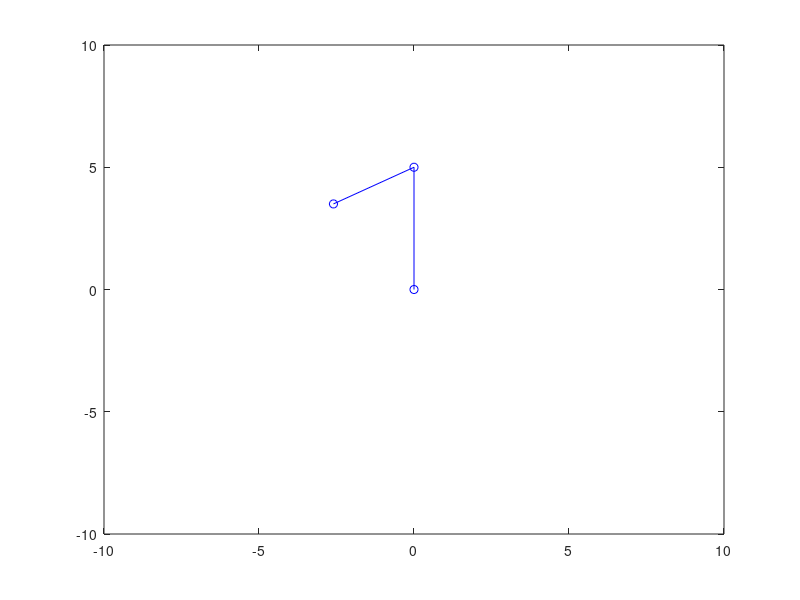

The MATLAB script that drew this image:

getR = @(th) [ cosd(th) -sind(th); sind(th) cosd(th) ];

for i = 0:90
    theta=[i 30+i];

    R = { getR(theta(1)) getR(theta(2)) };

    A = [5 0]';
    B = [3 0]';


    % Offsets
    off1 = R{1}*A;
    off2 = R{2}*R{1}*B;
    k =  off1 + off2;


    plot( [0 off1(1) k(1) ],[0 off1(2) k(2)] ,'bo-');
    axis([-10 10 -10 10]);
    pause(0.05);
end

